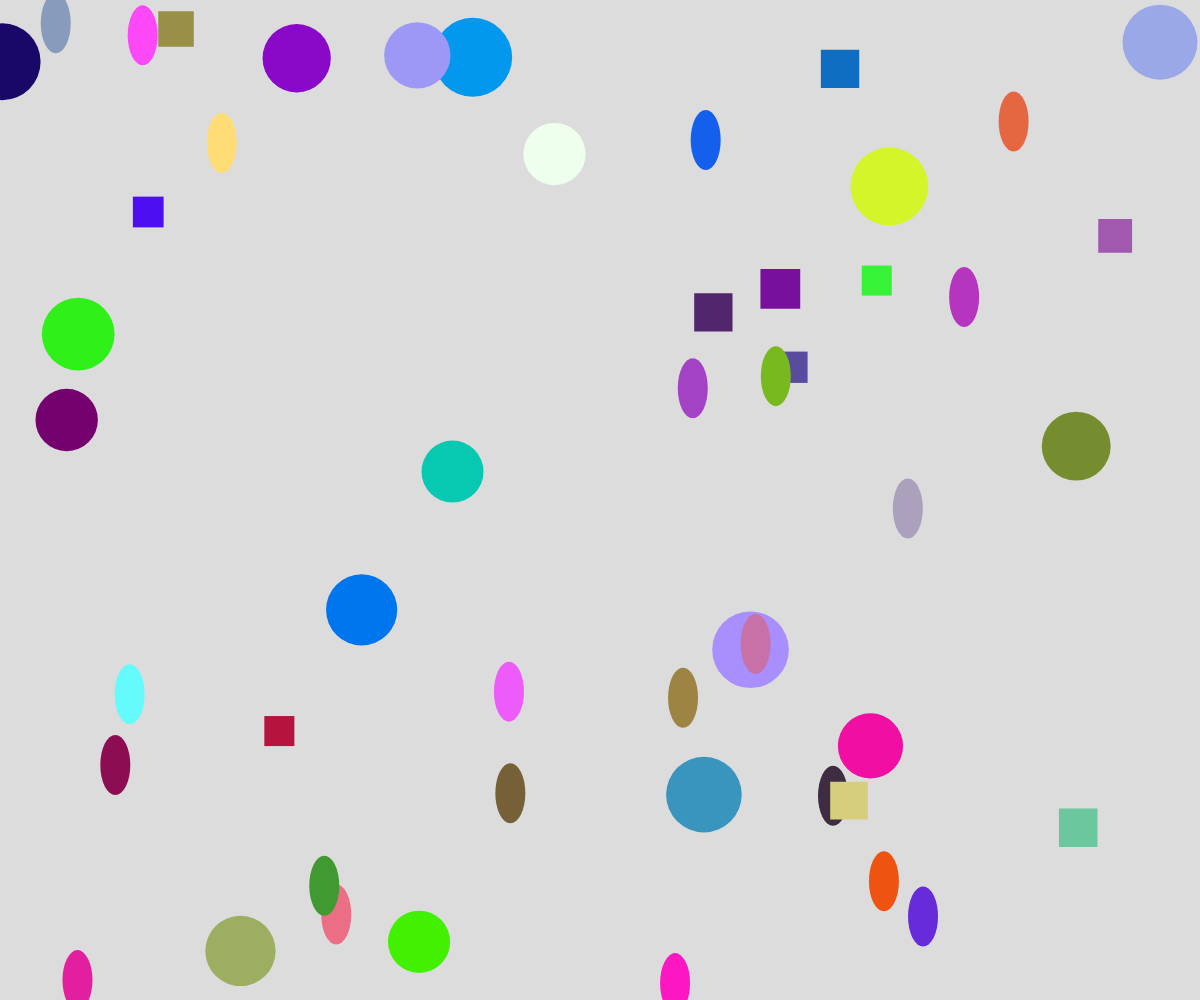
Frame 1 (no input)
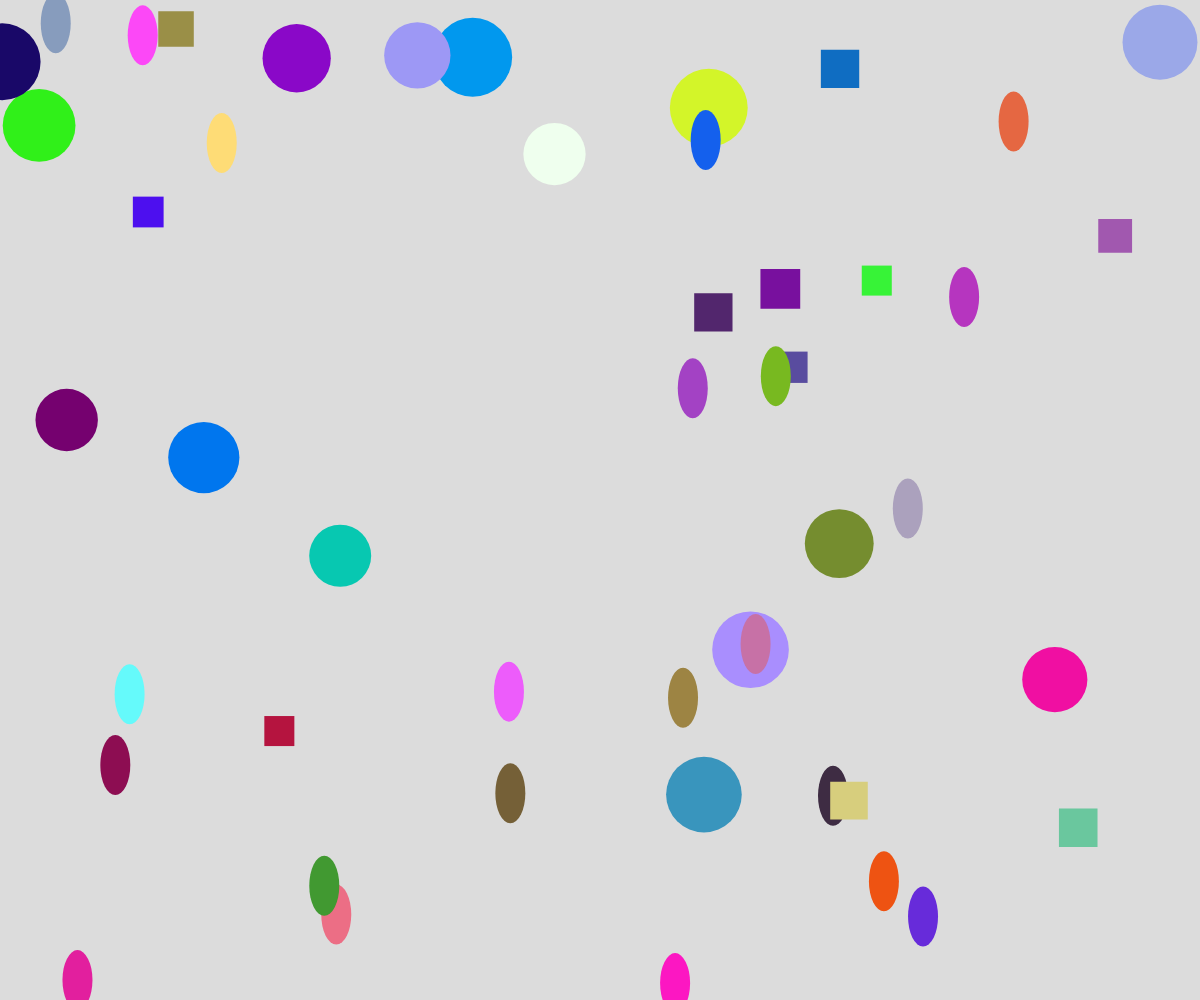
Frame 60 (no input)
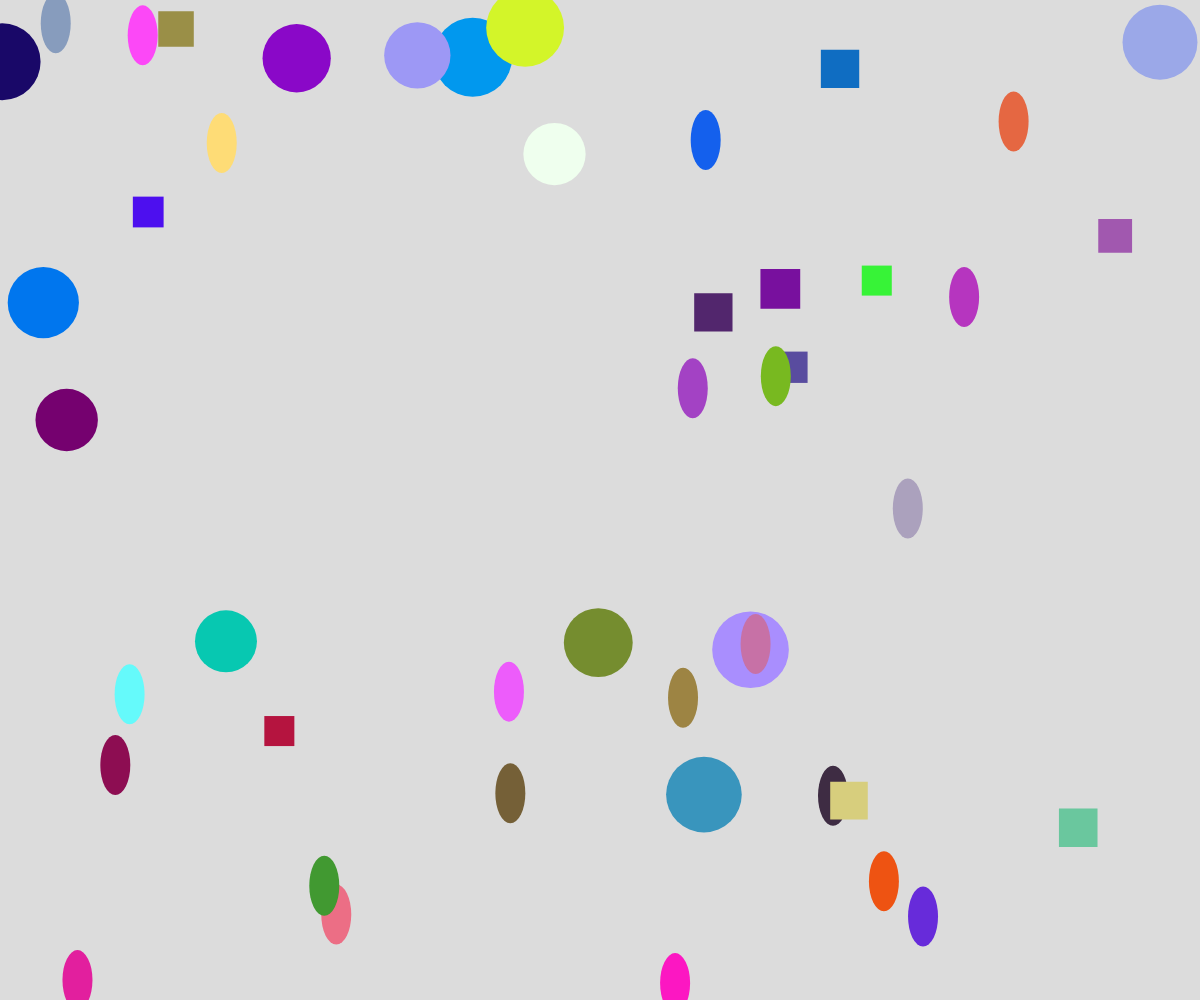
Frame 120 (the mouse pressed at the canvas centre since frame 60)

The p5.js sketch that drew these frames (run headless with seeded random() and noise() and a simulated clock; from frame 60 on, the mouse is pressed at the canvas centre):

// p5.js sketch
// ── sketch.js
// OOP Inheritance

let shapes = []

function setup() {
  createCanvas(windowWidth, windowHeight);
  for (let i = 0; i < 50; i++){
    let theColor = color(random(255), random(255), random(255));
    let choice = random(100);
    if (choice < 25){
      shapes.push(new Circle(random(width), random(height), theColor, random(30, 40)));
    }
    else if (choice < 50){
      shapes.push(new Shape(random(width), random(height), theColor));
    }
    else if (choice < 75){
      shapes.push(new Square(random(width), random(height), theColor, random(30, 40)));
    }
    else{
      shapes.push(new MovingCricle(random(width), random(height), theColor, random(30, 40)));
    }
  }
}

function draw() {
  background(220);
  for (let shape of shapes){
    shape.display();
  }
}

class Shape{

  constructor(x, y, color){
    this.x = x;
    this.y = y;
    this.color = color;
  }

  display(){
    //placeholder
    noStroke();
    fill(this.color);
    ellipse(this.x, this.y, 30, 60);
  }
}

class Circle extends Shape{

  constructor(x, y, color, r){
    super(x, y, color);
    this.radius = r;
  }

  display(){
    noStroke();
    fill(this.color);
    circle(this.x, this.y, this.radius*2);
  }
}

class Square extends Shape {

  constructor(x, y, color, size){
    super(x, y, color);
    this.size = size;
  }

  display(){
    noStroke();
    fill(this.color);
    rectMode(CENTER);
    rect(this.x, this.y, this.size);
  }
}

class MovingCricle extends Circle{

  constructor(x, y, color, r){
    super(x, y, color, r);
    this.dx = random(-5, 5);
    this.dy = random(-5, 5);
  }

  update(){
    this.x += this.dx;
    this.y += this.dy;

    // if (this.x > width){
    //   this.x -= width;
    // }
    // if (this.x < width){
    //   this.x += width;
    // }
    // if(this.y > height){
    //   this.y -= height;
    // }
    // if(this.y < height){
    //   this.y += height;
    // }
  }

  display(){
    noStroke();
    fill(this.color);
    circle(this.x, this.y, this.radius * 2);
    this.update();
  }
}
